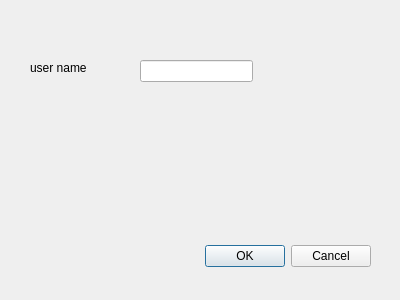
<?xml version="1.0" encoding="UTF-8"?>
<ui version="4.0">
 <class>Dialog</class>
 <widget class="QDialog" name="Dialog">
  <property name="geometry">
   <rect>
    <x>0</x>
    <y>0</y>
    <width>400</width>
    <height>300</height>
   </rect>
  </property>
  <property name="windowTitle">
   <string>Dialog</string>
  </property>
  <widget class="QDialogButtonBox" name="buttonBox">
   <property name="geometry">
    <rect>
     <x>30</x>
     <y>240</y>
     <width>341</width>
     <height>32</height>
    </rect>
   </property>
   <property name="orientation">
    <enum>Qt::Horizontal</enum>
   </property>
   <property name="standardButtons">
    <set>QDialogButtonBox::Cancel|QDialogButtonBox::Ok</set>
   </property>
  </widget>
  <widget class="QLabel" name="label">
   <property name="geometry">
    <rect>
     <x>30</x>
     <y>60</y>
     <width>58</width>
     <height>15</height>
    </rect>
   </property>
   <property name="text">
    <string>user name</string>
   </property>
  </widget>
  <widget class="QLineEdit" name="lineEdit">
   <property name="geometry">
    <rect>
     <x>140</x>
     <y>60</y>
     <width>113</width>
     <height>22</height>
    </rect>
   </property>
  </widget>
 </widget>
 <resources/>
 <connections>
  <connection>
   <sender>buttonBox</sender>
   <signal>accepted()</signal>
   <receiver>Dialog</receiver>
   <slot>accept()</slot>
   <hints>
    <hint type="sourcelabel">
     <x>248</x>
     <y>254</y>
    </hint>
    <hint type="destinationlabel">
     <x>157</x>
     <y>274</y>
    </hint>
   </hints>
  </connection>
  <connection>
   <sender>buttonBox</sender>
   <signal>rejected()</signal>
   <receiver>Dialog</receiver>
   <slot>reject()</slot>
   <hints>
    <hint type="sourcelabel">
     <x>316</x>
     <y>260</y>
    </hint>
    <hint type="destinationlabel">
     <x>286</x>
     <y>274</y>
    </hint>
   </hints>
  </connection>
 </connections>
</ui>
